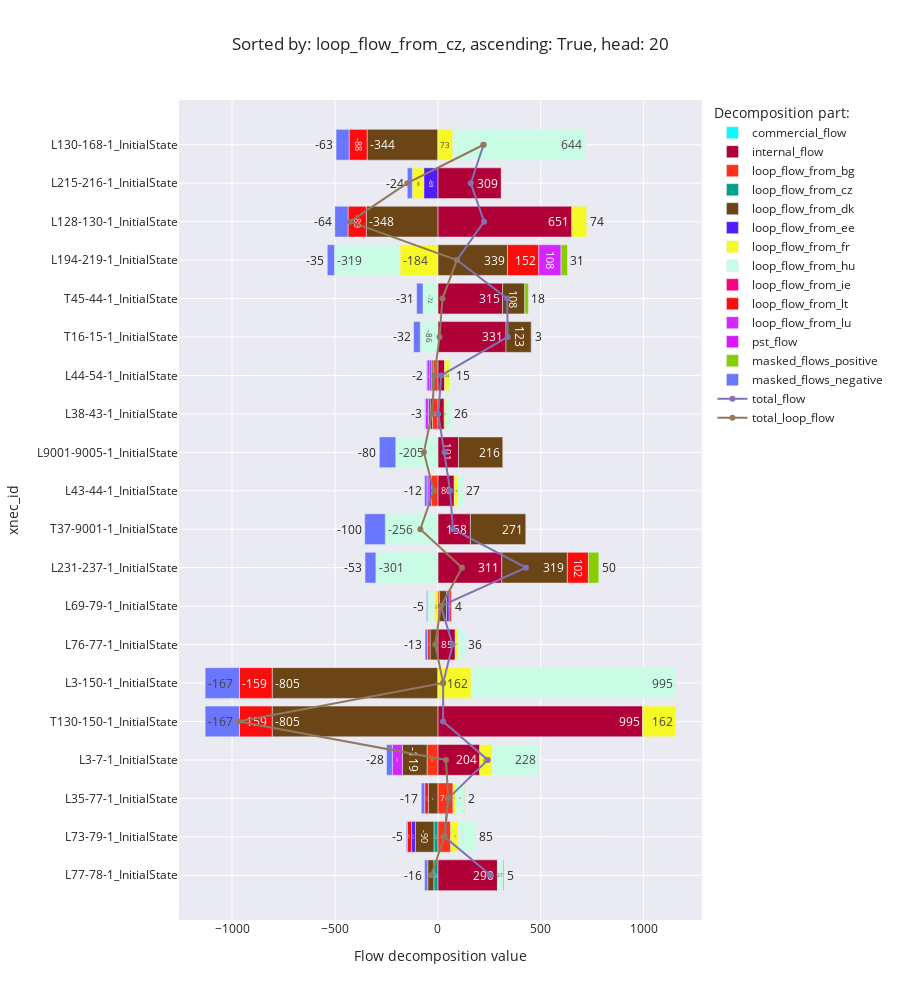

Source (notebook cell):
### Code cell
flow_decomposition_bar_chart(f'loop_flow_from_{random.Random(42).choice(list(countries)).alpha_2.lower()}', ascending=True)

### Figure 1 — Plotly figure (JSON) as saved in the notebook; plotly's stock layout.template omitted (floating-point values rounded to 4 significant figures)
{"data": [{"alignmentgroup": "True", "hovertemplate": "Decomposition part:=commercial_flow<br>Flow decomposition value=%{x}<br>xnec_id=%{y}<extra></extra>", "legendgroup": "commercial_flow", "marker": {"color": "#0DF9FF", "pattern": {"shape": ""}}, "name": "commercial_flow", "offsetgroup": "commercial_flow", "orientation": "h", "showlegend": true, "textposition": "auto", "texttemplate": "%{x:.0f}", "type": "bar", "x": [null, null, null, null, null, null, null, null, null, null, null, null, null, null, null, null, null, null, null, null], "xaxis": "x", "y": ["L77-78-1_InitialState", "L73-79-1_InitialState", "L35-77-1_InitialState", "L3-7-1_InitialState", "T130-150-1_InitialState", "L3-150-1_InitialState", "L76-77-1_InitialState", "L69-79-1_InitialState", "L231-237-1_InitialState", "T37-9001-1_InitialState", "L43-44-1_InitialState", "L9001-9005-1_InitialState", "L38-43-1_InitialState", "L44-54-1_InitialState", "T16-15-1_InitialState", "T45-44-1_InitialState", "L194-219-1_InitialState", "L128-130-1_InitialState", "L215-216-1_InitialState", "L130-168-1_InitialState"], "yaxis": "y"}, {"alignmentgroup": "True", "hovertemplate": "Decomposition part:=internal_flow<br>Flow decomposition value=%{x}<br>xnec_id=%{y}<extra></extra>", "legendgroup": "internal_flow", "marker": {"color": "#AF0038", "pattern": {"shape": ""}}, "name": "internal_flow", "offsetgroup": "internal_flow", "orientation": "h", "showlegend": true, "textposition": "auto", "texttemplate": "%{x:.0f}", "type": "bar", "x": [289.5, null, null, 203.6, 995.2, null, 84.64, null, 310.6, 158.2, 79.73, 100.5, 30.96, 32.95, 331.2, 314.6, null, 651.4, 308.7, null], "xaxis": "x", "y": ["L77-78-1_InitialState", "L73-79-1_InitialState", "L35-77-1_InitialState", "L3-7-1_InitialState", "T130-150-1_InitialState", "L3-150-1_InitialState", "L76-77-1_InitialState", "L69-79-1_InitialState", "L231-237-1_InitialState", "T37-9001-1_InitialState", "L43-44-1_InitialState", "L9001-9005-1_InitialState", "L38-43-1_InitialState", "L44-54-1_InitialState", "T16-15-1_InitialState", "T45-44-1_InitialState", "L194-219-1_InitialState", "L128-130-1_InitialState", "L215-216-1_InitialState", "L130-168-1_InitialState"], "yaxis": "y"}, {"alignmentgroup": "True", "hovertemplate": "Decomposition part:=loop_flow_from_bg<br>Flow decomposition value=%{x}<br>xnec_id=%{y}<extra></extra>", "legendgroup": "loop_flow_from_bg", "marker": {"color": "#FD3216", "pattern": {"shape": ""}}, "name": "loop_flow_from_bg", "offsetgroup": "loop_flow_from_bg", "orientation": "h", "showlegend": true, "textposition": "auto", "texttemplate": "%{x:.0f}", "type": "bar", "x": [null, 62.07, 73.63, -52.67, null, null, null, 7.938, null, null, -31.99, null, -26.0, -23.8, null, null, null, null, null, null], "xaxis": "x", "y": ["L77-78-1_InitialState", "L73-79-1_InitialState", "L35-77-1_InitialState", "L3-7-1_InitialState", "T130-150-1_InitialState", "L3-150-1_InitialState", "L76-77-1_InitialState", "L69-79-1_InitialState", "L231-237-1_InitialState", "T37-9001-1_InitialState", "L43-44-1_InitialState", "L9001-9005-1_InitialState", "L38-43-1_InitialState", "L44-54-1_InitialState", "T16-15-1_InitialState", "T45-44-1_InitialState", "L194-219-1_InitialState", "L128-130-1_InitialState", "L215-216-1_InitialState", "L130-168-1_InitialState"], "yaxis": "y"}, {"alignmentgroup": "True", "hovertemplate": "Decomposition part:=loop_flow_from_cz<br>Flow decomposition value=%{x}<br>xnec_id=%{y}<extra></extra>", "legendgroup": "loop_flow_from_cz", "marker": {"color": "#00A08B", "pattern": {"shape": ""}}, "name": "loop_flow_from_cz", "offsetgroup": "loop_flow_from_cz", "orientation": "h", "showlegend": true, "textposition": "auto", "texttemplate": "%{x:.0f}", "type": "bar", "x": [-19.63, -19.18, null, null, null, null, null, null, null, null, null, null, null, null, null, null, null, null, null, null], "xaxis": "x", "y": ["L77-78-1_InitialState", "L73-79-1_InitialState", "L35-77-1_InitialState", "L3-7-1_InitialState", "T130-150-1_InitialState", "L3-150-1_InitialState", "L76-77-1_InitialState", "L69-79-1_InitialState", "L231-237-1_InitialState", "T37-9001-1_InitialState", "L43-44-1_InitialState", "L9001-9005-1_InitialState", "L38-43-1_InitialState", "L44-54-1_InitialState", "T16-15-1_InitialState", "T45-44-1_InitialState", "L194-219-1_InitialState", "L128-130-1_InitialState", "L215-216-1_InitialState", "L130-168-1_InitialState"], "yaxis": "y"}, {"alignmentgroup": "True", "hovertemplate": "Decomposition part:=loop_flow_from_dk<br>Flow decomposition value=%{x}<br>xnec_id=%{y}<extra></extra>", "legendgroup": "loop_flow_from_dk", "marker": {"color": "#6C4516", "pattern": {"shape": ""}}, "name": "loop_flow_from_dk", "offsetgroup": "loop_flow_from_dk", "orientation": "h", "showlegend": true, "textposition": "auto", "texttemplate": "%{x:.0f}", "type": "bar", "x": [-29.46, -90.04, -46.34, -119.5, -805.2, -805.2, -38.24, 34.9, 318.9, 270.5, null, 216.4, -11.67, -6.764, 123.0, 107.8, 338.7, -347.8, null, -343.7], "xaxis": "x", "y": ["L77-78-1_InitialState", "L73-79-1_InitialState", "L35-77-1_InitialState", "L3-7-1_InitialState", "T130-150-1_InitialState", "L3-150-1_InitialState", "L76-77-1_InitialState", "L69-79-1_InitialState", "L231-237-1_InitialState", "T37-9001-1_InitialState", "L43-44-1_InitialState", "L9001-9005-1_InitialState", "L38-43-1_InitialState", "L44-54-1_InitialState", "T16-15-1_InitialState", "T45-44-1_InitialState", "L194-219-1_InitialState", "L128-130-1_InitialState", "L215-216-1_InitialState", "L130-168-1_InitialState"], "yaxis": "y"}, {"alignmentgroup": "True", "hovertemplate": "Decomposition part:=loop_flow_from_ee<br>Flow decomposition value=%{x}<br>xnec_id=%{y}<extra></extra>", "legendgroup": "loop_flow_from_ee", "marker": {"color": "#511CFB", "pattern": {"shape": ""}}, "name": "loop_flow_from_ee", "offsetgroup": "loop_flow_from_ee", "orientation": "h", "showlegend": true, "textposition": "auto", "texttemplate": "%{x:.0f}", "type": "bar", "x": [null, -18.58, null, null, null, null, null, 12.29, null, null, -10.95, null, -8.573, -8.597, null, null, null, null, -68.62, null], "xaxis": "x", "y": ["L77-78-1_InitialState", "L73-79-1_InitialState", "L35-77-1_InitialState", "L3-7-1_InitialState", "T130-150-1_InitialState", "L3-150-1_InitialState", "L76-77-1_InitialState", "L69-79-1_InitialState", "L231-237-1_InitialState", "T37-9001-1_InitialState", "L43-44-1_InitialState", "L9001-9005-1_InitialState", "L38-43-1_InitialState", "L44-54-1_InitialState", "T16-15-1_InitialState", "T45-44-1_InitialState", "L194-219-1_InitialState", "L128-130-1_InitialState", "L215-216-1_InitialState", "L130-168-1_InitialState"], "yaxis": "y"}, {"alignmentgroup": "True", "hovertemplate": "Decomposition part:=loop_flow_from_fr<br>Flow decomposition value=%{x}<br>xnec_id=%{y}<extra></extra>", "legendgroup": "loop_flow_from_fr", "marker": {"color": "#F6F926", "pattern": {"shape": ""}}, "name": "loop_flow_from_fr", "offsetgroup": "loop_flow_from_fr", "orientation": "h", "showlegend": true, "textposition": "auto", "texttemplate": "%{x:.0f}", "type": "bar", "x": [null, 38.44, 13.32, 60.35, 161.6, 161.6, 13.4, -17.54, null, null, 18.06, null, 8.86, 24.16, null, null, -184.1, 73.93, -55.55, 73.05], "xaxis": "x", "y": ["L77-78-1_InitialState", "L73-79-1_InitialState", "L35-77-1_InitialState", "L3-7-1_InitialState", "T130-150-1_InitialState", "L3-150-1_InitialState", "L76-77-1_InitialState", "L69-79-1_InitialState", "L231-237-1_InitialState", "T37-9001-1_InitialState", "L43-44-1_InitialState", "L9001-9005-1_InitialState", "L38-43-1_InitialState", "L44-54-1_InitialState", "T16-15-1_InitialState", "T45-44-1_InitialState", "L194-219-1_InitialState", "L128-130-1_InitialState", "L215-216-1_InitialState", "L130-168-1_InitialState"], "yaxis": "y"}, {"alignmentgroup": "True", "hovertemplate": "Decomposition part:=loop_flow_from_hu<br>Flow decomposition value=%{x}<br>xnec_id=%{y}<extra></extra>", "legendgroup": "loop_flow_from_hu", "marker": {"color": "#C9FBE5", "pattern": {"shape": ""}}, "name": "loop_flow_from_hu", "offsetgroup": "loop_flow_from_hu", "orientation": "h", "showlegend": true, "textposition": "auto", "texttemplate": "%{x:.0f}", "type": "bar", "x": [26.94, 85.45, 43.06, 228.3, null, 995.2, 35.99, -32.37, -301.3, -255.8, 26.75, -204.6, 25.79, 14.8, -85.84, -72.37, -318.6, null, null, 643.7], "xaxis": "x", "y": ["L77-78-1_InitialState", "L73-79-1_InitialState", "L35-77-1_InitialState", "L3-7-1_InitialState", "T130-150-1_InitialState", "L3-150-1_InitialState", "L76-77-1_InitialState", "L69-79-1_InitialState", "L231-237-1_InitialState", "T37-9001-1_InitialState", "L43-44-1_InitialState", "L9001-9005-1_InitialState", "L38-43-1_InitialState", "L44-54-1_InitialState", "T16-15-1_InitialState", "T45-44-1_InitialState", "L194-219-1_InitialState", "L128-130-1_InitialState", "L215-216-1_InitialState", "L130-168-1_InitialState"], "yaxis": "y"}, {"alignmentgroup": "True", "hovertemplate": "Decomposition part:=loop_flow_from_ie<br>Flow decomposition value=%{x}<br>xnec_id=%{y}<extra></extra>", "legendgroup": "loop_flow_from_ie", "marker": {"color": "#FC0080", "pattern": {"shape": ""}}, "name": "loop_flow_from_ie", "offsetgroup": "loop_flow_from_ie", "orientation": "h", "showlegend": true, "textposition": "auto", "texttemplate": "%{x:.0f}", "type": "bar", "x": [null, null, null, null, null, null, null, null, null, null, null, null, null, null, null, null, null, null, null, null], "xaxis": "x", "y": ["L77-78-1_InitialState", "L73-79-1_InitialState", "L35-77-1_InitialState", "L3-7-1_InitialState", "T130-150-1_InitialState", "L3-150-1_InitialState", "L76-77-1_InitialState", "L69-79-1_InitialState", "L231-237-1_InitialState", "T37-9001-1_InitialState", "L43-44-1_InitialState", "L9001-9005-1_InitialState", "L38-43-1_InitialState", "L44-54-1_InitialState", "T16-15-1_InitialState", "T45-44-1_InitialState", "L194-219-1_InitialState", "L128-130-1_InitialState", "L215-216-1_InitialState", "L130-168-1_InitialState"], "yaxis": "y"}, {"alignmentgroup": "True", "hovertemplate": "Decomposition part:=loop_flow_from_lt<br>Flow decomposition value=%{x}<br>xnec_id=%{y}<extra></extra>", "legendgroup": "loop_flow_from_lt", "marker": {"color": "#FB0D0D", "pattern": {"shape": ""}}, "name": "loop_flow_from_lt", "offsetgroup": "loop_flow_from_lt", "orientation": "h", "showlegend": true, "textposition": "auto", "texttemplate": "%{x:.0f}", "type": "bar", "x": [null, -20.86, -17.27, null, -159.1, -159.1, -11.29, 10.13, 102.5, null, null, null, null, null, null, null, 151.8, -88.77, null, -87.72], "xaxis": "x", "y": ["L77-78-1_InitialState", "L73-79-1_InitialState", "L35-77-1_InitialState", "L3-7-1_InitialState", "T130-150-1_InitialState", "L3-150-1_InitialState", "L76-77-1_InitialState", "L69-79-1_InitialState", "L231-237-1_InitialState", "T37-9001-1_InitialState", "L43-44-1_InitialState", "L9001-9005-1_InitialState", "L38-43-1_InitialState", "L44-54-1_InitialState", "T16-15-1_InitialState", "T45-44-1_InitialState", "L194-219-1_InitialState", "L128-130-1_InitialState", "L215-216-1_InitialState", "L130-168-1_InitialState"], "yaxis": "y"}, {"alignmentgroup": "True", "hovertemplate": "Decomposition part:=loop_flow_from_lu<br>Flow decomposition value=%{x}<br>xnec_id=%{y}<extra></extra>", "legendgroup": "loop_flow_from_lu", "marker": {"color": "#D626FF", "pattern": {"shape": ""}}, "name": "loop_flow_from_lu", "offsetgroup": "loop_flow_from_lu", "orientation": "h", "showlegend": true, "textposition": "auto", "texttemplate": "%{x:.0f}", "type": "bar", "x": [null, null, null, -48.86, null, null, null, null, null, null, -9.613, null, -14.67, -13.77, null, null, 108.2, null, null, null], "xaxis": "x", "y": ["L77-78-1_InitialState", "L73-79-1_InitialState", "L35-77-1_InitialState", "L3-7-1_InitialState", "T130-150-1_InitialState", "L3-150-1_InitialState", "L76-77-1_InitialState", "L69-79-1_InitialState", "L231-237-1_InitialState", "T37-9001-1_InitialState", "L43-44-1_InitialState", "L9001-9005-1_InitialState", "L38-43-1_InitialState", "L44-54-1_InitialState", "T16-15-1_InitialState", "T45-44-1_InitialState", "L194-219-1_InitialState", "L128-130-1_InitialState", "L215-216-1_InitialState", "L130-168-1_InitialState"], "yaxis": "y"}, {"alignmentgroup": "True", "hovertemplate": "Decomposition part:=pst_flow<br>Flow decomposition value=%{x}<br>xnec_id=%{y}<extra></extra>", "legendgroup": "pst_flow", "marker": {"color": "#DA16FF", "pattern": {"shape": ""}}, "name": "pst_flow", "offsetgroup": "pst_flow", "orientation": "h", "showlegend": true, "textposition": "auto", "texttemplate": "%{x:.0f}", "type": "bar", "x": [null, null, null, null, null, null, null, null, null, null, null, null, null, null, null, null, null, null, null, null], "xaxis": "x", "y": ["L77-78-1_InitialState", "L73-79-1_InitialState", "L35-77-1_InitialState", "L3-7-1_InitialState", "T130-150-1_InitialState", "L3-150-1_InitialState", "L76-77-1_InitialState", "L69-79-1_InitialState", "L231-237-1_InitialState", "T37-9001-1_InitialState", "L43-44-1_InitialState", "L9001-9005-1_InitialState", "L38-43-1_InitialState", "L44-54-1_InitialState", "T16-15-1_InitialState", "T45-44-1_InitialState", "L194-219-1_InitialState", "L128-130-1_InitialState", "L215-216-1_InitialState", "L130-168-1_InitialState"], "yaxis": "y"}, {"alignmentgroup": "True", "hovertemplate": "Decomposition part:=masked_flows_positive<br>Flow decomposition value=%{x}<br>xnec_id=%{y}<extra></extra>", "legendgroup": "masked_flows_positive", "marker": {"color": "#86CE00", "pattern": {"shape": ""}}, "name": "masked_flows_positive", "offsetgroup": "masked_flows_positive", "orientation": "h", "showlegend": true, "textposition": "auto", "texttemplate": "%{x:.0f}", "type": "bar", "x": [4.911, 0, 1.572, 0, 0, 0, 0, 3.779, 50.32, 0, 0, 0, 0, 0, 3.238, 17.72, 31.3, 0, 0, 0], "xaxis": "x", "y": ["L77-78-1_InitialState", "L73-79-1_InitialState", "L35-77-1_InitialState", "L3-7-1_InitialState", "T130-150-1_InitialState", "L3-150-1_InitialState", "L76-77-1_InitialState", "L69-79-1_InitialState", "L231-237-1_InitialState", "T37-9001-1_InitialState", "L43-44-1_InitialState", "L9001-9005-1_InitialState", "L38-43-1_InitialState", "L44-54-1_InitialState", "T16-15-1_InitialState", "T45-44-1_InitialState", "L194-219-1_InitialState", "L128-130-1_InitialState", "L215-216-1_InitialState", "L130-168-1_InitialState"], "yaxis": "y"}, {"alignmentgroup": "True", "hovertemplate": "Decomposition part:=masked_flows_negative<br>Flow decomposition value=%{x}<br>xnec_id=%{y}<extra></extra>", "legendgroup": "masked_flows_negative", "marker": {"color": "#6A76FC", "pattern": {"shape": ""}}, "name": "masked_flows_negative", "offsetgroup": "masked_flows_negative", "orientation": "h", "showlegend": true, "textposition": "auto", "texttemplate": "%{x:.0f}", "type": "bar", "x": [-15.69, -5.148, -17.28, -28.47, -166.7, -166.7, -12.59, -4.723, -52.71, -99.74, -12.37, -79.79, -2.666, -2.486, -32.08, -30.88, -34.8, -64.13, -24.32, -63.37], "xaxis": "x", "y": ["L77-78-1_InitialState", "L73-79-1_InitialState", "L35-77-1_InitialState", "L3-7-1_InitialState", "T130-150-1_InitialState", "L3-150-1_InitialState", "L76-77-1_InitialState", "L69-79-1_InitialState", "L231-237-1_InitialState", "T37-9001-1_InitialState", "L43-44-1_InitialState", "L9001-9005-1_InitialState", "L38-43-1_InitialState", "L44-54-1_InitialState", "T16-15-1_InitialState", "T45-44-1_InitialState", "L194-219-1_InitialState", "L128-130-1_InitialState", "L215-216-1_InitialState", "L130-168-1_InitialState"], "yaxis": "y"}, {"mode": "lines+markers", "name": "total_flow", "type": "scatter", "x": [256.6, 32.16, 50.7, 242.8, 25.67, 25.67, 71.91, 14.41, 428.2, 73.16, 59.63, 32.53, 2.03, 16.49, 339.5, 336.9, 92.62, 224.6, 160.3, 222.0], "y": ["L77-78-1_InitialState", "L73-79-1_InitialState", "L35-77-1_InitialState", "L3-7-1_InitialState", "T130-150-1_InitialState", "L3-150-1_InitialState", "L76-77-1_InitialState", "L69-79-1_InitialState", "L231-237-1_InitialState", "T37-9001-1_InitialState", "L43-44-1_InitialState", "L9001-9005-1_InitialState", "L38-43-1_InitialState", "L44-54-1_InitialState", "T16-15-1_InitialState", "T45-44-1_InitialState", "L194-219-1_InitialState", "L128-130-1_InitialState", "L215-216-1_InitialState", "L130-168-1_InitialState"]}, {"mode": "lines+markers", "name": "total_loop_flow", "type": "scatter", "x": [-32.93, 32.16, 50.7, 39.2, -969.5, 25.67, -12.72, 14.41, 117.7, -84.99, -20.1, -68.0, -28.93, -16.46, 8.331, 22.3, 92.62, -426.8, -148.5, 222.0], "y": ["L77-78-1_InitialState", "L73-79-1_InitialState", "L35-77-1_InitialState", "L3-7-1_InitialState", "T130-150-1_InitialState", "L3-150-1_InitialState", "L76-77-1_InitialState", "L69-79-1_InitialState", "L231-237-1_InitialState", "T37-9001-1_InitialState", "L43-44-1_InitialState", "L9001-9005-1_InitialState", "L38-43-1_InitialState", "L44-54-1_InitialState", "T16-15-1_InitialState", "T45-44-1_InitialState", "L194-219-1_InitialState", "L128-130-1_InitialState", "L215-216-1_InitialState", "L130-168-1_InitialState"]}], "layout": {"barmode": "relative", "height": 1000, "legend": {"title": {"text": "Decomposition part:"}, "tracegroupgap": 0}, "title": {"text": "Sorted by: loop_flow_from_cz, ascending: True, head: 20"}, "xaxis": {"anchor": "y", "domain": [0, 1], "title": {"text": "Flow decomposition value"}}, "yaxis": {"anchor": "x", "domain": [0, 1], "title": {"text": "xnec_id"}}}}
